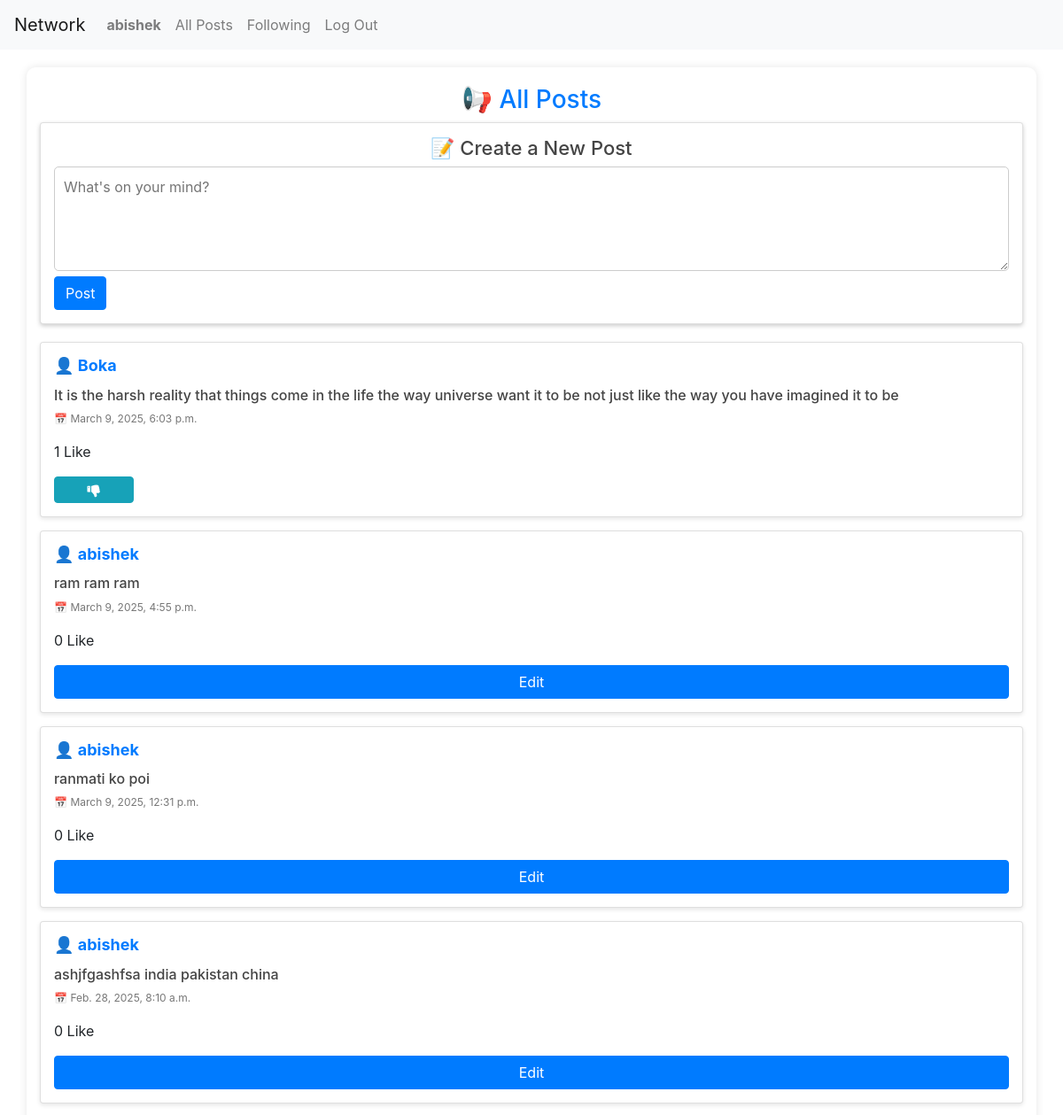
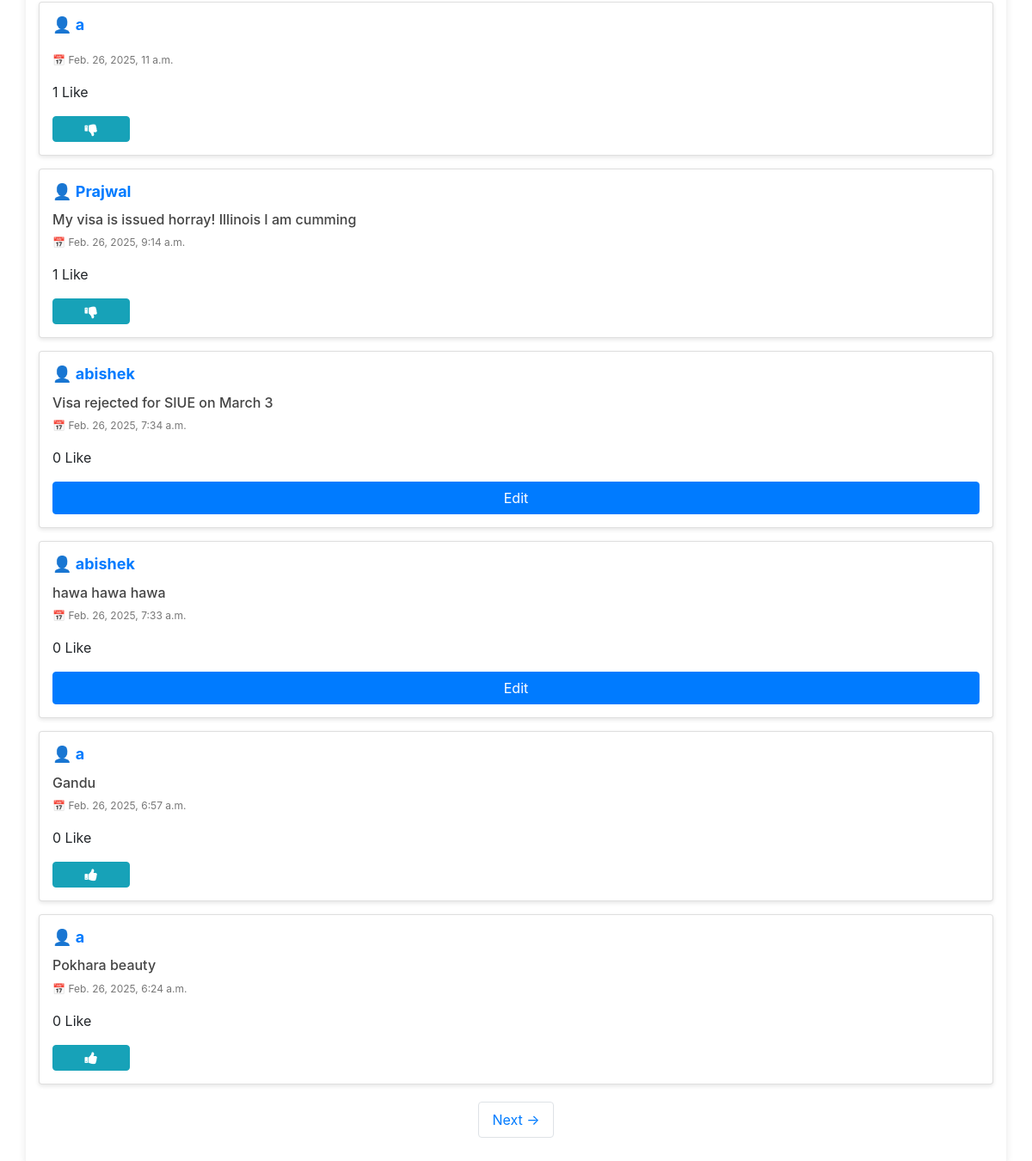
/ (signed in), run on the app's committed database (2 pictures, top to bottom).
### network/models.py (models this page shows, shortened)
class User(AbstractUser):
    pass

class Post(models.Model):
    content = models.CharField(max_length=140)
    user = models.ForeignKey(User, on_delete=models.CASCADE, related_name="author")
    date = models.DateTimeField(auto_now_add=True)

### network/views.py (the view)
# urls.py: path("", views.index, name="index"),
@csrf_exempt
def index(request):
    allPosts = Post.objects.all().order_by("id").reverse()
    paginator = Paginator(allPosts, 10)
    pageNumber = request.GET.get('page')
    posts_of_the_page = paginator.get_page(pageNumber)
    allLikes = Like.objects.all()
    whoYouLiked = []
    for post in posts_of_the_page:
        post.like_count = Like.objects.filter(post=post).count()
    try:
        for like in allLikes:
            if like.user.id == request.user.id:
                whoYouLiked.append(like.post.id)
    except:
        whoYouLiked = []
    return render(request, "network/index.html",{
        "posts": posts_of_the_page,
        "whoYouLiked": whoYouLiked
    })

### network/templates/network/index.html (shortened to what this page needs)
{% extends "network/layout.html" %}
{% load static%}
{% block body %}
    <div class="container">
        <h1 class="title">📢 All Posts</h1>
        {% if user.is_authenticated %}
            <div class="new-post card">
                <h2 class="new-post-title">📝 Create a New Post</h2>
                <form action="{% url 'newpost' %}" method="POST">
                    <textarea name="content" rows="4" cols="50" id="post-content" placeholder="What's on your mind?" required></textarea>
                    <br/>
                    <input type="submit" value="Post" class="btn btn-primary">
                </form>
              </div>
        {% endif %}
        <div class="">
            {% for post in posts %}
            <div class="post card">
                <h5 class="username"><a href="{% url 'profile' user_id=post.user.id%}">👤 <strong>{{ post.user }}</strong></a></h5>
                <h6 class="content" id="content_{{post.id}}">{{ post.content }}</h6>
                <p class="date">📅 {{ post.date }}</p>
                <p id="likecount_{{post.id}}">{{post.like_count}} Like</p>
                {% if user.is_authenticated %}
                    {% if user == post.user %}
                        <button class="btn btn-primary" data-toggle="modal" data-target="#modal_edit_post_{{post.id}}">Edit</button>
                          {% else %}
                            {% if post.id in whoYouLiked %}
                            <button class="btn btn-info fa fa-thumbs-down col-1" id="{{post.id}}" onclick="toggleLike('{{post.id}}')"></button>
                            {% else %}
                            <button class="btn btn-info fa fa-thumbs-up col-1" id="{{post.id}}" onclick="toggleLike('{{post.id}}')"></button>
                            {% endif %}
                      {% endif %}
                {% endif %}
            </div>
            {% endfor %}
        </div>
        <nav aria-label="Page navigation">
            <ul class="pagination justify-content-center">
                {% if posts.has_next %}
                    <li class="page-item"><a class="page-link" href="?page={{ posts.next_page_number }}">Next →</a></li>
                {% endif %}
            </ul>
        </nav>
    </div>
{% endblock %}

### network/templates/network/layout.html (shortened to what this page needs)
{% load static %}
<!DOCTYPE html>
<html lang="en">
    <head>
        <link href="{% static 'network/style.css' %}" rel="stylesheet">
        <link rel="stylesheet" href="https://stackpath.bootstrapcdn.com/bootstrap/4.4.1/css/bootstrap.min.css">
        <link rel="stylesheet" href="https://cdnjs.cloudflare.com/ajax/libs/font-awesome/4.7.0/css/font-awesome.min.css">
    </head>
    <body>
        <nav class="navbar navbar-expand-lg navbar-light bg-light">
            <a class="navbar-brand" href="{% url 'index' %}">Network</a>
            <div>
              <ul class="navbar-nav mr-auto">
                {% if user.is_authenticated %}
                    <li class="nav-item">
                        <a class="nav-link" href="{% url 'profile' user_id=user.id %}"><strong>{{ user.username }}</strong></a>
                    </li>
                {% endif %}
                <li class="nav-item">
                  <a class="nav-link" href="{% url 'index' %}">All Posts</a>
                </li>
                {% if user.is_authenticated %}
                    <li class="nav-item">
                        <a class="nav-link" href="{% url 'following' %}">Following</a>
                    </li>
                    <li class="nav-item">
                        <a class="nav-link" href="{% url 'logout' %}">Log Out</a>
                    </li>
                {% endif %}
              </ul>
            </div>
          </nav>
        <div class="body">
            {% block body %}
            {% endblock %}
        </div>
    </body>
</html>

### network/static/network/style.css (style rules this page uses)
body { font-family: 'Arial', sans-serif; background-color: #f4f4f4; margin: 0; padding: 0; }
.container { width: 80%; margin: auto; padding: 20px; background: white; box-shadow: 0px 0px 10px rgba(0, 0, 0, 0.1); border-radius: 10px; margin-top: 20px; }
.title { text-align: center; color: #007bff; font-size: 28px; }
.new-post { background: #fff; padding: 15px; border-radius: 10px; box-shadow: 0px 2px 5px rgba(0, 0, 0, 0.2); margin-bottom: 20px; }
.new-post h2 { color: #444; text-align: center; font-size: 22px; }
.post { background: #ffffff; padding: 15px; margin-bottom: 15px; border-radius: 10px; box-shadow: 0px 2px 5px rgba(0, 0, 0, 0.1); }
textarea { width: 100%; padding: 10px; border-radius: 5px; border: 1px solid #ccc; resize: none; }
.username { font-size: 18px; color: #007bff; }
.content { font-size: 16px; margin-top: 5px; color: #444; }
.date { font-size: 12px; color: #777; }
.pagination { margin-top: 20px; }
.page-item a { color: #007bff; padding: 10px 15px; border-radius: 5px; transition: background 0.3s; }

### data on the page
User: username "abishek"
Post: user "Boka", content "It is the harsh reality that things come in the life the way universe want it to be not just like the way you have imagined it to be", date "March 9, 2025, 6:03 p.m.", like_count "1"
Post: user "abishek", content "ram ram ram", date "March 9, 2025, 4:55 p.m.", like_count "0"
Post: user "abishek", content "ranmati ko poi", date "March 9, 2025, 12:31 p.m.", like_count "0"
Post: user "abishek", content "ashjfgashfsa india pakistan china", date "Feb. 28, 2025, 8:10 a.m.", like_count "0"
Post: user "a", date "Feb. 26, 2025, 11 a.m.", like_count "1"
Post: user "Prajwal", content "My visa is issued horray! Illinois I am cumming", date "Feb. 26, 2025, 9:14 a.m.", like_count "1"
Post: user "abishek", content "Visa rejected for SIUE on March 3", date "Feb. 26, 2025, 7:34 a.m.", like_count "0"
Post: user "abishek", content "hawa hawa hawa", date "Feb. 26, 2025, 7:33 a.m.", like_count "0"
Post: user "a", content "Gandu", date "Feb. 26, 2025, 6:57 a.m.", like_count "0"
Post: user "a", content "Pokhara beauty", date "Feb. 26, 2025, 6:24 a.m.", like_count "0"
